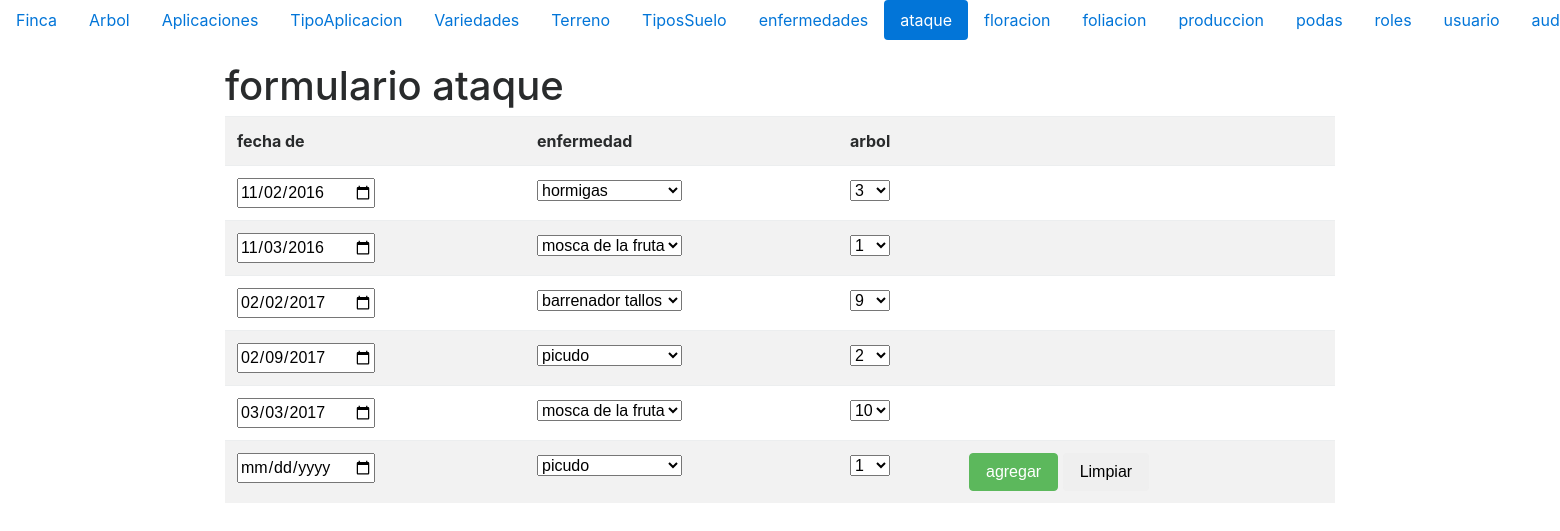
Screenshot of /formularioataque.php (signed in) with the database file from the repository.
### tables this page shows
CREATE TABLE `ataque` (
  `idataque` mediumint(9) NOT NULL,
  `fechadeataque` date NOT NULL,
  `idenfermedadesataque` tinyint(4) NOT NULL,
  `idarbolataque` int(11) NOT NULL
);

CREATE TABLE `enfermedades` (
  `idenfermedades` tinyint(3) NOT NULL,
  `nombreenfermedades` varchar(70) NOT NULL
);

CREATE TABLE `arbol` (
  `idarbol` int(11) NOT NULL,
  `alturaarbol` smallint(6) NOT NULL,
  `cantidadderamasarbol` tinyint(4) NOT NULL,
  `idfincaarbol` smallint(3) NOT NULL,
  `idterrenoarbol` tinyint(3) NOT NULL,
  `idvariedadesarbol` tinyint(3) NOT NULL
);

### ataque.php (called while the page is built, shortened)
<?php
  class ataque {
      private $_conexion;
      private $_paginacion =10;
      function __construct ($conexion,$idataque,$fechadeataque,$idenfermedadesataque,$idarbolataque){
          $this->_conexion=$conexion;
      }
      function getRol($idusuario){
        $roles=mysqli_query($this->_conexion, "SELECT ".static::class."roles AS elpermiso FROM roles WHERE idRoles IN(SELECT idrolUsuario FROM usuario WHERE idusuario =$idusuario)") or die (mysqli_error($this->_conexion));
        $unregistro=mysqli_fetch_array($roles);
        return $unregistro['elpermiso'];
    }
    function listar ($pagina){
        if ($pagina<=0){
            $listado=mysqli_query($this->_conexion,"SELECT * FROM ataque ORDER BY idataque") or die (mysqli_error($this->_conexion));
        }else{
            $paginacionMax = $pagina *$this->_paginacion;
            $paginacionMin = $paginacionMax - $this->_paginacion;
            $listado=mysqli_query($this->_conexion,"SELECT* FROM ataque ORDER BY idataque LIMIT $paginacionMin, $paginacionMax") or die (mysqli_error($this->_conexion));
        }
        return $listado;
    }
 }
 ?>

### enfermedades.php (called while the page is built, shortened)
<?php
  class enfermedades {
      private $_conexion;
      private $_paginacion =10;
      function __construct ($conexion,$idenfermedades,$nombreenfermedades){
          $this->_conexion=$conexion;
        }
    function listar ($pagina){
        if ($pagina<=0){
            $listado=mysqli_query($this->_conexion,"SELECT * FROM enfermedades ORDER BY idenfermedades") or die (mysqli_error($this->_conexion));
        }else{
            $paginacionMax = $pagina *$this->_paginacion;
            $paginacionMin = $paginacionMax - $this->_paginacion;
            $listado=mysqli_query($this->_conexion,"SELECT* FROM enfermedades ORDER BY idenfermedades LIMIT $paginacionMin, $paginacionMax") or die (mysqli_error($this->conexion));
        }
        return $listado;
    }
  }
 ?>

### arbol.php (called while the page is built, shortened)
<?php
  class arbol {
      private $_conexion;
      private $_paginacion =10;
      function __construct ($conexion,$idarbol,$alturaarbol,$cantidadderamasarbol,$idfincaarbol,$idterrenoarbol,$idvariedadesarbol){
          $this->_conexion=$conexion;
        }
    function listar ($pagina){
        if ($pagina<=0){
            $listado=mysqli_query($this->_conexion,"SELECT * FROM arbol ORDER BY idarbol") or die (mysqli_error($this->_conexion));
        }else{
            $paginacionMax = $pagina *$this->_paginacion;
            $paginacionMin = $paginacionMax - $this->_paginacion;
            $listado=mysqli_query($this->_conexion,"SELECT* FROM arbol ORDER BY idarbol LIMIT $paginacionMin, $paginacionMax") or die (mysqli_error($this->conexion));
        }
        return $listado;
    }
  }
 ?>

### formularioataque.php (the view, shortened to what this page needs)
<!DOCTYPE html>
 <?php
   if (isset($_SESSION['id'])){
?>
<html>
<head>
  <link rel="stylesheet" href="css/bootstrap.min.css">
  <link href="https://maxcdn.bootstrapcdn.com/font-awesome/4.7.0/css/font-awesome.min.css" rel="stylesheet">
    </head>
    <body>
<?php
   include_once("menu.php");
     $pagina = isset($_GET['pag'])?$_GET['pag']:1;
?>
<div class="container">
<header>
    <h1>formulario ataque</h1>
</header>
    <table  class="table table-striped">
    <tbody>
        <tr>
         <th scope="col">fecha de </th>
         <th scope="col">enfermedad </th>
         <th scope="col"> arbol  </th>
          <th scope="col"></th>
        </tr>
<?php
$objetoconexion = new conexion();
$conexion =$objetoconexion->conectar();
include_once("../modelo/enfermedades.php");
$objetoenfermedades = new enfermedades($conexion,0,'nombreenfermedades');
$listaenfermedadess = $objetoenfermedades->listar(0);
include_once("../modelo/arbol.php");
$objetoarbol = new arbol ($conexion,0,'alturaarbol','cantidadderamasarbol','idfincaarbol','idterrenoarbol','idvariedades');
$listaarboles = $objetoarbol->listar(0);
include_once("../modelo/ataque.php");
$objetoataque = new ataque($conexion,0,'idataque','fechadeataque','idenfermedadesataque','idarbolataque');
$listaataques = $objetoataque->listar($pagina);
$permiso = $objetoataque->getRol($_SESSION['id']);
if (stripos($permiso,"r")!==false){
while($unregistro =mysqli_fetch_array($listaataques)){
    echo '<tr><form id="fmodificarataque"'.$unregistro["idataque"].' action="../controlador/controladorataque.php" method="post">';
    echo '<td><input type="hidden" name="fidataque"   value="'.$unregistro['idataque'].'">';
    echo '    <input type="date" name="ffechadeataque"  value="'.$unregistro['fechadeataque'].'"></td>';
        echo '<td><select name="fidenfermedadesataque">';
        while($otroregistro =mysqli_fetch_array($listaenfermedadess)){
           echo "<option value=".$otroregistro['idenfermedades']."";
           if ($unregistro['idenfermedadesataque'] == $otroregistro['idenfermedades']){
               echo " selected ";
           }
           echo ">{$otroregistro['nombreenfermedades']}</option>";
        }
        mysqli_data_seek($listaenfermedadess,0);
     echo '</select></td>';
        echo '<td><select name="fidarbolataque">';
        while($otroregistro =mysqli_fetch_array($listaarboles)){
           echo "<option value=".$otroregistro['idarbol']."";
           if ($unregistro['idarbolataque'] == $otroregistro['idarbol']){
               echo " selected ";
           }
           echo ">{$otroregistro['idarbol']}</option>";
        }
        mysqli_data_seek($listaarboles,0);
     echo '</select></td>';
            echo '<td>';
            echo '</form></tr>';
    }
}
?>
<?php
    if (stripos($permiso,"c")!==false){
?>
<tr><form id="fingresarataque" action="../controlador/controladorataque.php" method="post">
<td><input type="hidden" name="fidataque" value="0">
    <input type="date" name="ffechadeataque"></td>
<td><select name="fidenfermedadesataque">
<?php
       while($otroregistro =mysqli_fetch_array($listaenfermedadess)){
           echo "<option value=".$otroregistro['idenfermedades'].">{$otroregistro['nombreenfermedades']}</option>";
       }
    ?>
    </select>
    </td>
<td><select name="fidarbolataque">
<?php
       while($otroregistro =mysqli_fetch_array($listaarboles)){
           echo "<option value=".$otroregistro['idarbol'].">{$otroregistro['idarbol']}</option>";
       }
    ?>
    </select>
    </td>
<td><button type="submit" class="btn btn-success" name="fenviar" value="ingresar">agregar</button>
<button type="reset" class="btn" name="fenviar" value="limpiar">Limpiar</button></td>
</form> </tr>
<?php
   }
?>
</tbody>
</table>
</div>
</body>
</html>
<?php
}else{
       header("location:../index.php");
   }
?>

### rows the page displays
ataque: ffechadeataque "11/02/2016", fidenfermedadesataque "hormigas", fidarbolataque "3"
ataque: ffechadeataque "11/03/2016", fidenfermedadesataque "mosca de la fruta", fidarbolataque "1"
ataque: ffechadeataque "02/02/2017", fidenfermedadesataque "barrenador tallos", fidarbolataque "9"
ataque: ffechadeataque "02/09/2017", fidenfermedadesataque "picudo", fidarbolataque "2"
ataque: ffechadeataque "03/03/2017", fidenfermedadesataque "mosca de la fruta", fidarbolataque "10"

### other values shown
form field fidenfermedadesataque "picudo"
form field fidarbolataque "1"
